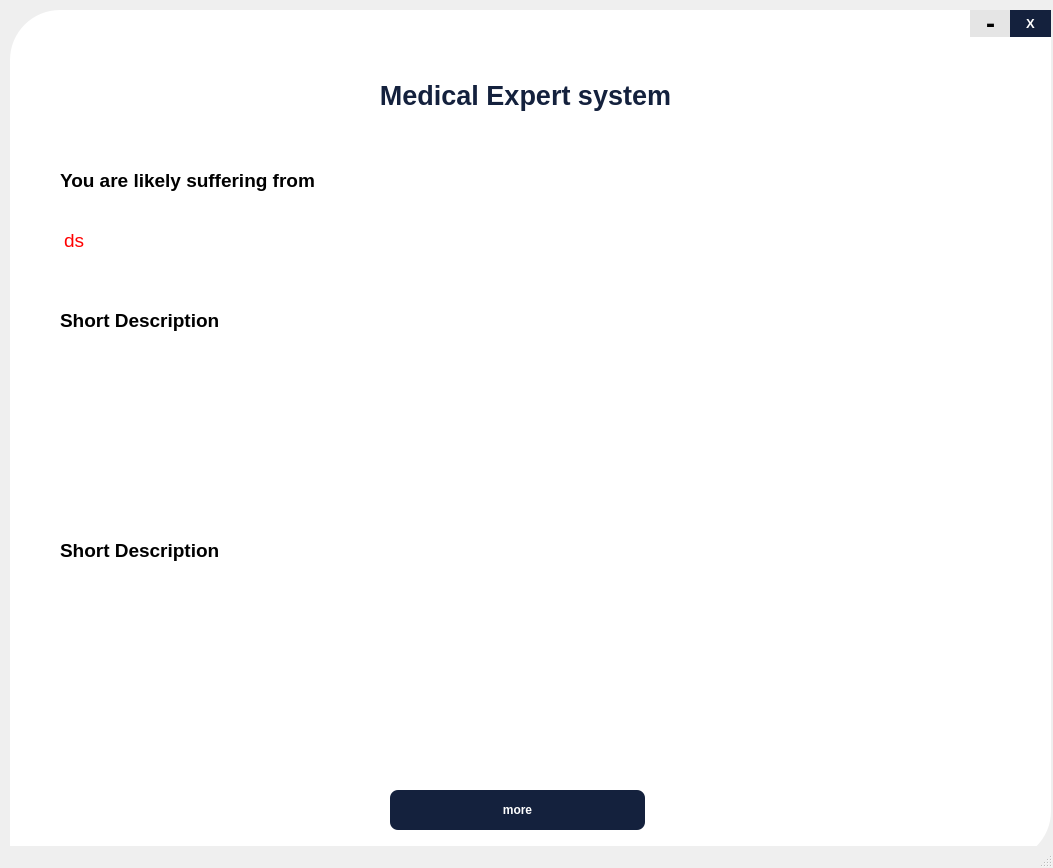
<?xml version="1.0" encoding="UTF-8"?>
<ui version="4.0">
 <class>MainWindow</class>
 <widget class="QMainWindow" name="MainWindow">
  <property name="geometry">
   <rect>
    <x>0</x>
    <y>0</y>
    <width>1053</width>
    <height>868</height>
   </rect>
  </property>
  <property name="windowTitle">
   <string>MainWindow</string>
  </property>
  <widget class="QWidget" name="centralwidget">
   <widget class="QLabel" name="label_7">
    <property name="geometry">
     <rect>
      <x>10</x>
      <y>10</y>
      <width>1041</width>
      <height>851</height>
     </rect>
    </property>
    <property name="styleSheet">
     <string notr="true">background-color:rgb(255,255,255);
border-bottom-right-radius:50px;
border-top-left-radius:50px;</string>
    </property>
    <property name="text">
     <string/>
    </property>
   </widget>
   <widget class="QPushButton" name="min_butto_2">
    <property name="geometry">
     <rect>
      <x>970</x>
      <y>10</y>
      <width>41</width>
      <height>27</height>
     </rect>
    </property>
    <property name="font">
     <font>
      <pointsize>20</pointsize>
      <weight>75</weight>
      <bold>true</bold>
     </font>
    </property>
    <property name="cursor">
     <cursorShape>PointingHandCursor</cursorShape>
    </property>
    <property name="styleSheet">
     <string notr="true">
QPushButton{

border-radius: 13.5px;
background:#e5e5e5;
color: #000;

}
QPushButton:hover{
background-color:#06d6a0;
color:#fff;
}
QPushButton:pressed{
padding-top:5px;
padding-left:5px;
}

</string>
    </property>
    <property name="text">
     <string>-</string>
    </property>
   </widget>
   <widget class="QPushButton" name="cls_button_2">
    <property name="geometry">
     <rect>
      <x>1010</x>
      <y>10</y>
      <width>41</width>
      <height>27</height>
     </rect>
    </property>
    <property name="font">
     <font>
      <pointsize>10</pointsize>
      <weight>75</weight>
      <bold>true</bold>
     </font>
    </property>
    <property name="cursor">
     <cursorShape>PointingHandCursor</cursorShape>
    </property>
    <property name="styleSheet">
     <string notr="true">
QPushButton{

border-radius: 13.5px;
background:#14213d;
color: #fff;

}
QPushButton:hover{
background-color:#e63946;
}
QPushButton:pressed{
padding-top:5px;
padding-left:5px;
}

</string>
    </property>
    <property name="text">
     <string>X</string>
    </property>
   </widget>
   <widget class="QLabel" name="label_8">
    <property name="geometry">
     <rect>
      <x>10</x>
      <y>40</y>
      <width>1031</width>
      <height>111</height>
     </rect>
    </property>
    <property name="font">
     <font>
      <pointsize>20</pointsize>
      <weight>75</weight>
      <bold>true</bold>
     </font>
    </property>
    <property name="styleSheet">
     <string notr="true">color:rgb(20, 33, 61);</string>
    </property>
    <property name="text">
     <string>Medical Expert system</string>
    </property>
    <property name="alignment">
     <set>Qt::AlignCenter</set>
    </property>
    <property name="wordWrap">
     <bool>true</bool>
    </property>
   </widget>
   <widget class="QLabel" name="label_9">
    <property name="geometry">
     <rect>
      <x>60</x>
      <y>150</y>
      <width>771</width>
      <height>61</height>
     </rect>
    </property>
    <property name="font">
     <font>
      <family>MS Shell Dlg 2</family>
      <pointsize>14</pointsize>
      <weight>75</weight>
      <bold>true</bold>
     </font>
    </property>
    <property name="text">
     <string>You are likely suffering from </string>
    </property>
   </widget>
   <widget class="QLabel" name="disease_id">
    <property name="geometry">
     <rect>
      <x>64</x>
      <y>215</y>
      <width>141</width>
      <height>51</height>
     </rect>
    </property>
    <property name="font">
     <font>
      <pointsize>14</pointsize>
      <weight>50</weight>
      <bold>false</bold>
     </font>
    </property>
    <property name="styleSheet">
     <string notr="true">color:red;</string>
    </property>
    <property name="text">
     <string>ds</string>
    </property>
   </widget>
   <widget class="QLabel" name="label_11">
    <property name="geometry">
     <rect>
      <x>60</x>
      <y>290</y>
      <width>771</width>
      <height>61</height>
     </rect>
    </property>
    <property name="font">
     <font>
      <family>MS Shell Dlg 2</family>
      <pointsize>14</pointsize>
      <weight>75</weight>
      <bold>true</bold>
     </font>
    </property>
    <property name="text">
     <string>Short Description</string>
    </property>
   </widget>
   <widget class="QLabel" name="desc">
    <property name="geometry">
     <rect>
      <x>60</x>
      <y>390</y>
      <width>961</width>
      <height>321</height>
     </rect>
    </property>
    <property name="font">
     <font>
      <family>MS Shell Dlg 2</family>
      <pointsize>14</pointsize>
      <weight>75</weight>
      <bold>true</bold>
     </font>
    </property>
    <property name="text">
     <string>Short Description</string>
    </property>
   </widget>
   <widget class="QPushButton" name="more">
    <property name="geometry">
     <rect>
      <x>390</x>
      <y>790</y>
      <width>255</width>
      <height>40</height>
     </rect>
    </property>
    <property name="font">
     <font>
      <pointsize>9</pointsize>
      <weight>75</weight>
      <bold>true</bold>
     </font>
    </property>
    <property name="cursor">
     <cursorShape>PointingHandCursor</cursorShape>
    </property>
    <property name="styleSheet">
     <string notr="true">QPushButton{
border-radius: 8px;
background:#14213d;
height: 30px;
color: #fff;

}
QPushButton:hover{
background-color:rgb(0,0,0);
}
QPushButton:pressed{
padding-top:5px;
padding-left:5px;
}

</string>
    </property>
    <property name="text">
     <string>more</string>
    </property>
   </widget>
  </widget>
  <widget class="QStatusBar" name="statusbar"/>
 </widget>
 <resources/>
 <connections/>
</ui>
